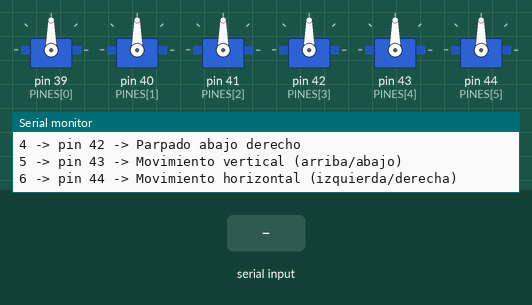
This sketch was run on a simulated Arduino Mega 2560, built with avr-gcc and run on an emulated ATmega2560. On the bench: 6 × servo, the last lines printed to the serial monitor. Inputs (shaded band) come from the test bench.

Above: at 1.4 s.
1.5 s: "90,45\n" received over Serial
3.0 s: "5\n" received over Serial
4.5 s: "30,150\n" received over Serial
At 5.6 s:
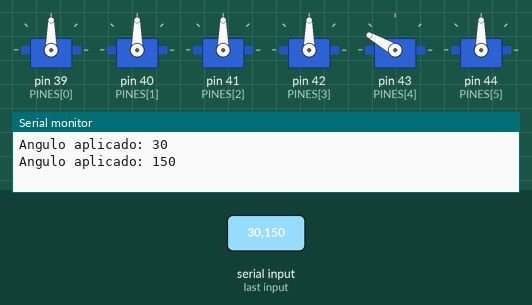
6.0 s: "90,45\n" received over Serial
At 6.7 s:
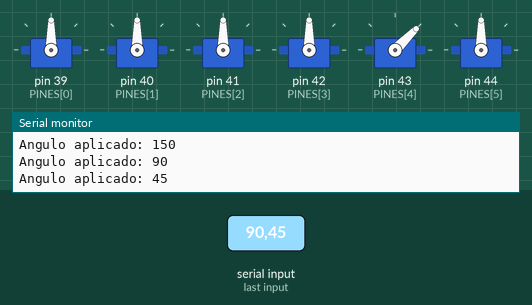
7.5 s: "5\n" received over Serial
At 8.7 s:
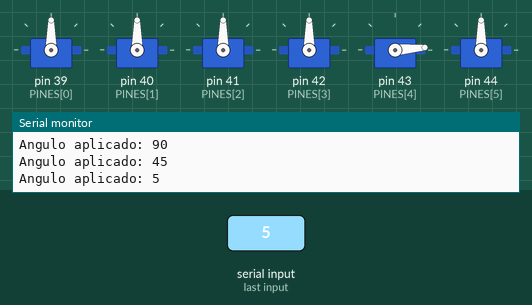
9.0 s: "90\n" received over Serial
At 10.1 s:
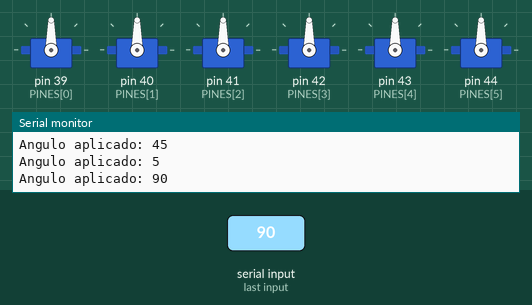
Timing chart, 0 to 11.5 s (numbered marks = the images above; inputs shaded):
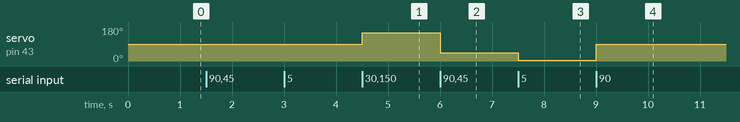

Measured:
- after the input at 4.5 s, servo on pin 43 (PINES[4]): 90° → 150° at once
- after the input at 6.0 s, servo on pin 43 (PINES[4]): 150° → 45° at once
- after the input at 7.5 s, servo on pin 43 (PINES[4]): 45° → 5° at once
- after the input at 9.0 s, servo on pin 43 (PINES[4]): 5° → 90° at once

The sketch:

ojos-calibracion.ino
```cpp
/*
  ojos-calibracion.ino
  Herramienta para calibrar los límites de cada servo de los ojos (Arduino Mega 2560).
  Permite mover un servo concreto a un ángulo concreto desde el Monitor Serie,
  para encontrar visualmente el mínimo y máximo real de cada mecanismo
  (párpados abiertos/cerrados, límites de mirada arriba/abajo/izquierda/derecha).

  USO:
  1. Sube este programa y abre el Monitor Serie a 9600 baudios (fin de línea: "Nueva línea").
  2. Escribe el número de servo (1-6) y pulsa Enter para seleccionarlo.
  3. Escribe un ángulo (0-180) y pulsa Enter para mover el servo seleccionado a ese ángulo.
  4. Anota los ángulos que te convenzan como límites y llévalos a ojos-automatic.ino.

  Servos:
  1 -> pin 39 -> Párpado arriba izquierdo
  2 -> pin 40 -> Párpado arriba derecho
  3 -> pin 41 -> Párpado abajo izquierdo
  4 -> pin 42 -> Párpado abajo derecho
  5 -> pin 43 -> Movimiento vertical de ojos (ambos)
  6 -> pin 44 -> Movimiento horizontal de ojos (ambos)
*/

#include <Servo.h>

const uint8_t NUM_SERVOS = 6;
const uint8_t PINES[NUM_SERVOS] = {39, 40, 41, 42, 43, 44};
const char* NOMBRES[NUM_SERVOS] = {
  "Parpado arriba izquierdo",
  "Parpado arriba derecho",
  "Parpado abajo izquierdo",
  "Parpado abajo derecho",
  "Movimiento vertical (arriba/abajo)",
  "Movimiento horizontal (izquierda/derecha)"
};

Servo servos[NUM_SERVOS];
const int ANGULO_INICIAL = 90;
int servoSeleccionado = -1; // -1 = ninguno seleccionado todavía

void setup() {
  Serial.begin(9600);
  for (uint8_t i = 0; i < NUM_SERVOS; i++) {
    servos[i].attach(PINES[i]);
    servos[i].write(ANGULO_INICIAL);
  }

  Serial.println(F("=== Calibracion de servos de ojos ==="));
  mostrarMenu();
}

void loop() {
  if (Serial.available() > 0) {
    int valor = Serial.parseInt();
    // parseInt descarta caracteres no numéricos; limpiamos el resto de la línea (\n, etc.)
    while (Serial.available() > 0) {
      Serial.read();
    }

    if (servoSeleccionado == -1) {
      seleccionarServo(valor);
    } else {
      moverServoSeleccionado(valor);
    }
  }
}

void mostrarMenu() {
  Serial.println();
  Serial.println(F("Selecciona un servo (1-6):"));
  for (uint8_t i = 0; i < NUM_SERVOS; i++) {
    Serial.print(i + 1);
    Serial.print(F(" -> pin "));
    Serial.print(PINES[i]);
    Serial.print(F(" -> "));
    Serial.println(NOMBRES[i]);
  }
}

void seleccionarServo(int valor) {
  if (valor < 1 || valor > NUM_SERVOS) {
    Serial.println(F("Numero de servo invalido. Intenta de nuevo."));
    return;
  }

  servoSeleccionado = valor - 1;
  Serial.print(F("Servo seleccionado: "));
  Serial.print(valor);
  Serial.print(F(" ("));
  Serial.print(NOMBRES[servoSeleccionado]);
  Serial.println(F(")"));
  Serial.println(F("Escribe un angulo (0-180) para moverlo. Escribe 999 para volver al menu."));
}

void moverServoSeleccionado(int valor) {
  if (valor == 999) {
    servoSeleccionado = -1;
    mostrarMenu();
    return;
  }

  if (valor < 0 || valor > 180) {
    Serial.println(F("Angulo invalido. Debe estar entre 0 y 180 (o 999 para volver)."));
    return;
  }

  servos[servoSeleccionado].write(valor);
  Serial.print(F("Angulo aplicado: "));
  Serial.println(valor);
}
```
